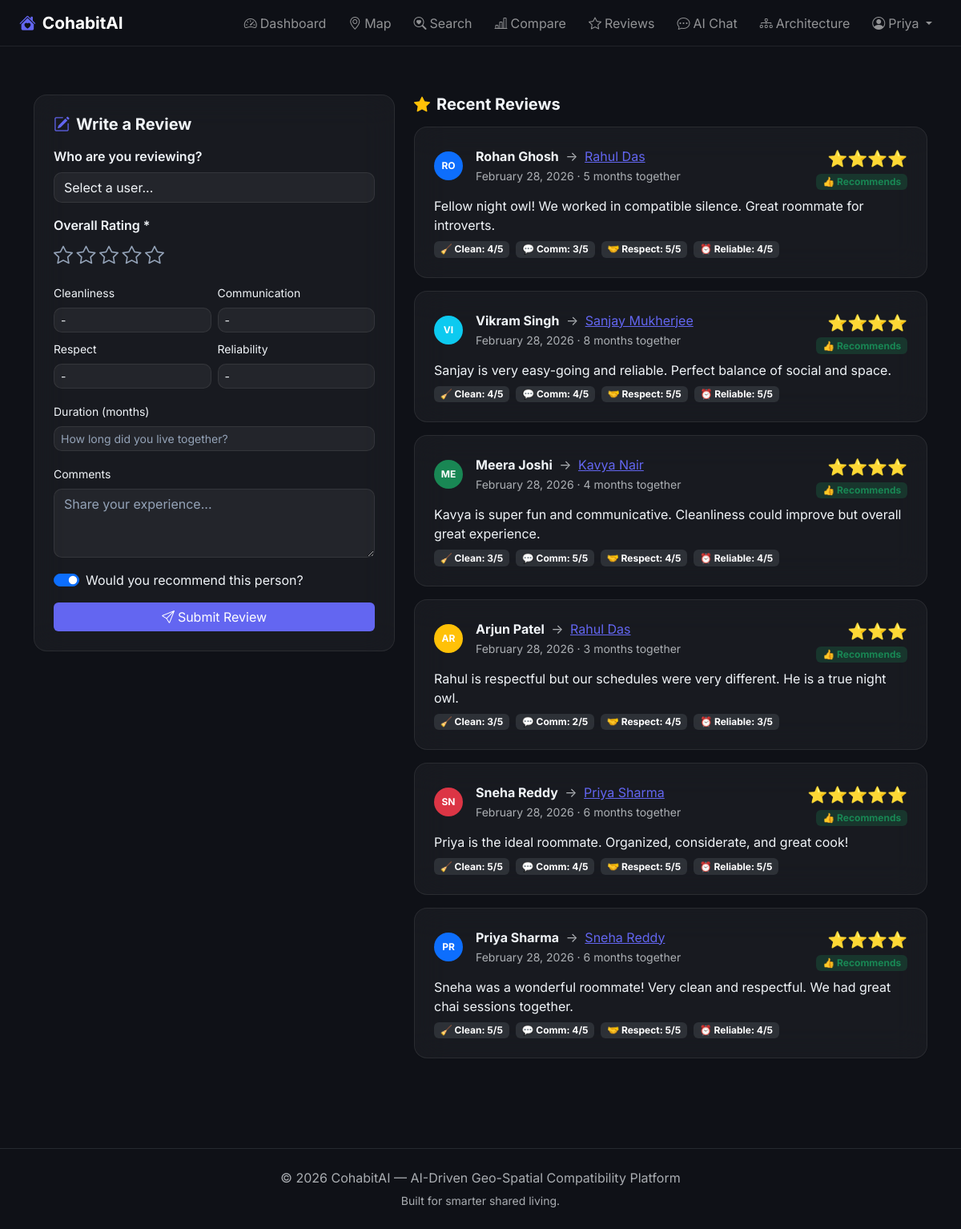
The app's page /reviews (signed in) with its own data.
### models.py (models this page shows, shortened)
class User(UserMixin, db.Model):
    __tablename__ = 'users'
    id = db.Column(db.Integer, primary_key=True)
    email = db.Column(db.String(120), unique=True, nullable=False)
    password_hash = db.Column(db.String(256), nullable=False)
    full_name = db.Column(db.String(100), nullable=False)
    age = db.Column(db.Integer, nullable=False)
    gender = db.Column(db.String(20), nullable=False)
    occupation = db.Column(db.String(50), nullable=False)  # student / working_professional / freelancer
    phone = db.Column(db.String(15), nullable=True)
    bio = db.Column(db.Text, nullable=True)
    avatar_url = db.Column(db.String(300), nullable=True)
    latitude = db.Column(db.Float, nullable=True)
    longitude = db.Column(db.Float, nullable=True)
    city = db.Column(db.String(100), nullable=True)
    locality = db.Column(db.String(200), nullable=True)
    sleep_schedule = db.Column(db.Integer, nullable=True)       # 1=Early Bird ... 5=Night Owl
    cleanliness = db.Column(db.Integer, nullable=True)          # 1-5
    noise_tolerance = db.Column(db.Integer, nullable=True)      # 1-5
    cooking_frequency = db.Column(db.Integer, nullable=True)    # 1=Never ... 5=Daily
    guest_frequency = db.Column(db.Integer, nullable=True)      # 1=Never ... 5=Very Often
    workout_habit = db.Column(db.Integer, nullable=True)        # 1=Never ... 5=Daily
    introversion_extroversion = db.Column(db.Integer, nullable=True)  # 1=Very Intro ... 5=Very Extro
    communication_style = db.Column(db.Integer, nullable=True)         # 1=Minimal ... 5=Very Open
    conflict_resolution = db.Column(db.Integer, nullable=True)         # 1=Avoidant ... 5=Confrontational
    social_battery = db.Column(db.Integer, nullable=True)              # 1=Needs lots of alone time ... 5=Always social
    budget_min = db.Column(db.Integer, nullable=True)
    budget_max = db.Column(db.Integer, nullable=True)
    smoking = db.Column(db.String(20), nullable=True)           # never / occasionally / regularly
    drinking = db.Column(db.String(20), nullable=True)          # never / occasionally / regularly
    pet_friendly = db.Column(db.Boolean, default=False)
    veg_nonveg = db.Column(db.String(20), nullable=True)        # veg / nonveg / eggetarian / vegan
    gender_preference = db.Column(db.String(20), nullable=True) # male / female / any
    preferred_move_in = db.Column(db.String(30), nullable=True) # immediate / within_month / flexible
    interests = db.Column(db.Text, nullable=True)  # JSON array of strings
    is_looking = db.Column(db.Boolean, default=True)
    profile_complete = db.Column(db.Boolean, default=False)
    created_at = db.Column(db.DateTime, default=datetime.utcnow)
    updated_at = db.Column(db.DateTime, default=datetime.utcnow, onupdate=datetime.utcnow)
    reviews_given = db.relationship('Review', foreign_keys='Review.reviewer_id', backref='reviewer', lazy='dynamic')
    reviews_received = db.relationship('Review', foreign_keys='Review.reviewed_id', backref='reviewed', lazy='dynamic')

class Review(db.Model):
    __tablename__ = 'reviews'
    id = db.Column(db.Integer, primary_key=True)
    reviewer_id = db.Column(db.Integer, db.ForeignKey('users.id'), nullable=False)
    reviewed_id = db.Column(db.Integer, db.ForeignKey('users.id'), nullable=False)
    overall_rating = db.Column(db.Float, nullable=False)       # 1-5
    cleanliness_rating = db.Column(db.Float, nullable=True)
    communication_rating = db.Column(db.Float, nullable=True)
    respect_rating = db.Column(db.Float, nullable=True)
    reliability_rating = db.Column(db.Float, nullable=True)
    comment = db.Column(db.Text, nullable=True)
    duration_months = db.Column(db.Integer, nullable=True)  # how long they lived together
    would_recommend = db.Column(db.Boolean, default=True)
    created_at = db.Column(db.DateTime, default=datetime.utcnow)

### app.py (the view)
@app.route('/reviews')
@login_required
def reviews_view():
    all_users = User.query.filter(User.id != current_user.id).all()
    reviews = Review.query.order_by(Review.created_at.desc()).limit(20).all()
    return render_template('reviews.html', all_users=all_users, reviews=reviews)

### templates/reviews.html (shortened to what this page needs)
{% extends "base.html" %}
{% block content %}
<section class="py-5" style="margin-top:70px;">
    <div class="container">
        <div class="row g-4">
            <div class="col-lg-5">
                <div class="glass-card p-4 sticky-top" style="top:90px;">
                    <h5 class="fw-bold mb-3"><i class="bi bi-pencil-square text-accent me-2"></i>Write a Review</h5>
                    <form method="POST" action="{{ url_for('submit_review') }}">
                        <div class="mb-3">
                            <label class="form-label fw-semibold">Who are you reviewing?</label>
                            <select name="reviewed_id" class="form-select glass-input" required>
                                <option value="">Select a user...</option>
                            </select>
                        </div>
                        <div class="mb-3">
                            <label class="form-label fw-semibold">Overall Rating *</label>
                            <div class="star-rating" id="overallStars">
                                {% for i in range(1, 6) %}
                                <i class="bi bi-star star-btn fs-4" data-value="{{ i }}" onclick="setRating('overall', {{ i }})"></i>
                                {% endfor %}
                            </div>
                        </div>
                        <div class="row g-2 mb-3">
                            <div class="col-6">
                                <label class="form-label small">Cleanliness</label>
                                <select name="cleanliness_rating" class="form-select glass-input form-select-sm">
                                    <option value="">-</option>
                                </select>
                            </div>
                            <div class="col-6">
                                <label class="form-label small">Communication</label>
                                <select name="communication_rating" class="form-select glass-input form-select-sm">
                                    <option value="">-</option>
                                </select>
                            </div>
                            <div class="col-6">
                                <label class="form-label small">Respect</label>
                                <select name="respect_rating" class="form-select glass-input form-select-sm">
                                    <option value="">-</option>
                                </select>
                            </div>
                            <div class="col-6">
                                <label class="form-label small">Reliability</label>
                                <select name="reliability_rating" class="form-select glass-input form-select-sm">
                                    <option value="">-</option>
                                </select>
                            </div>
                        </div>
                        <div class="mb-3">
                            <label class="form-label small">Duration (months)</label>
                            <input type="number" name="duration_months" class="form-control glass-input form-control-sm" min="1" placeholder="How long did you live together?">
                        </div>
                        <div class="mb-3">
                            <label class="form-label small">Comments</label>
                            <textarea name="comment" class="form-control glass-input" rows="3" placeholder="Share your experience..."></textarea>
                        </div>
                        <div class="mb-3 form-check form-switch">
                            <input class="form-check-input" type="checkbox" name="would_recommend" checked>
                            <label class="form-check-label">Would you recommend this person?</label>
                        </div>
                        <button type="submit" class="btn btn-accent w-100">
                            <i class="bi bi-send me-1"></i>Submit Review
                        </button>
                    </form>
                </div>
            </div>
            <div class="col-lg-7">
                <h5 class="fw-bold mb-3"><i class="bi bi-star-fill text-warning me-2"></i>Recent Reviews</h5>
                {% if reviews %}
                {% for review in reviews %}
                <div class="glass-card p-4 mb-3">
                    <div class="d-flex justify-content-between align-items-start mb-2">
                        <div class="d-flex align-items-center gap-3">
                            <div class="avatar-circle-sm bg-{{ ['primary','info','success','warning','danger'][loop.index0 % 5] }}">
                                {{ review.reviewer.full_name[:2]|upper }}
                            </div>
                            <div>
                                <strong>{{ review.reviewer.full_name }}</strong>
                                <span class="text-muted mx-1">→</span>
                                <a href="{{ url_for('profile_view', user_id=review.reviewed_id) }}" class="text-accent">{{ review.reviewed.full_name }}</a>
                                <br><small class="text-muted">{{ review.created_at.strftime('%B %d, %Y') }}{% if review.duration_months %} · {{ review.duration_months }} months together{% endif %}</small>
                            </div>
                        </div>
                        <div class="text-end">
                            <span class="text-warning fs-5">
                                {% for i in range(review.overall_rating|int) %}⭐{% endfor %}
                            </span>
                            {% if review.would_recommend %}
                            <br><span class="badge bg-success bg-opacity-25 text-success small">👍 Recommends</span>
                            {% endif %}
                        </div>
                    </div>
                    {% if review.comment %}
                    <p class="mb-2">{{ review.comment }}</p>
                    {% endif %}
                    <div class="d-flex flex-wrap gap-2">
                        {% if review.cleanliness_rating %}
                        <span class="badge bg-secondary bg-opacity-25">🧹 Clean: {{ review.cleanliness_rating|int }}/5</span>
                        {% endif %}
                        {% if review.communication_rating %}
                        <span class="badge bg-secondary bg-opacity-25">💬 Comm: {{ review.communication_rating|int }}/5</span>
                        {% endif %}
                        {% if review.respect_rating %}
                        <span class="badge bg-secondary bg-opacity-25">🤝 Respect: {{ review.respect_rating|int }}/5</span>
                        {% endif %}
                        {% if review.reliability_rating %}
                        <span class="badge bg-secondary bg-opacity-25">⏰ Reliable: {{ review.reliability_rating|int }}/5</span>
                        {% endif %}
                    </div>
                </div>
                {% endfor %}
                {% else %}
                <div class="glass-card p-5 text-center">
                    <i class="bi bi-star display-1 text-muted"></i>
                    <h5 class="mt-3">No reviews yet</h5>
                    <p class="text-muted">Be the first to write a review!</p>
                </div>
                {% endif %}
            </div>
        </div>
    </div>
</section>
{% endblock %}

### templates/base.html (shortened to what this page needs)
<!DOCTYPE html>
<html lang="en" data-bs-theme="dark">
<head>
    <link href="https://cdn.jsdelivr.net/npm/bootstrap@5.3.2/dist/css/bootstrap.min.css" rel="stylesheet">
    <link href="https://cdn.jsdelivr.net/npm/bootstrap-icons@1.11.2/font/bootstrap-icons.css" rel="stylesheet">
    <link rel="stylesheet" href="https://unpkg.com/leaflet@1.9.4/dist/leaflet.css" />
    <link rel="stylesheet" href="{{ url_for('static', filename='css/style.css') }}">
</head>
<body>
    <nav class="navbar navbar-expand-lg navbar-dark fixed-top glass-nav">
        <div class="container-fluid px-4">
            <a class="navbar-brand fw-bold" href="{{ url_for('index') }}">
                <i class="bi bi-house-heart-fill me-2 text-accent"></i>CohabitAI
            </a>
            <div class="collapse navbar-collapse" id="navbarNav">
                <ul class="navbar-nav ms-auto align-items-center gap-1">
                    {% if current_user.is_authenticated %}
                    <li class="nav-item">
                        <a class="nav-link" href="{{ url_for('dashboard') }}">
                            <i class="bi bi-speedometer2 me-1"></i>Dashboard
                        </a>
                    </li>
                    <li class="nav-item">
                        <a class="nav-link" href="{{ url_for('map_view') }}">
                            <i class="bi bi-geo-alt me-1"></i>Map
                        </a>
                    </li>
                    <li class="nav-item">
                        <a class="nav-link" href="{{ url_for('search_view') }}">
                            <i class="bi bi-search-heart me-1"></i>Search
                        </a>
                    </li>
                    <li class="nav-item">
                        <a class="nav-link" href="{{ url_for('compare_view') }}">
                            <i class="bi bi-bar-chart-line me-1"></i>Compare
                        </a>
                    </li>
                    <li class="nav-item">
                        <a class="nav-link" href="{{ url_for('reviews_view') }}">
                            <i class="bi bi-star me-1"></i>Reviews
                        </a>
                    </li>
                    <li class="nav-item">
                        <a class="nav-link" href="{{ url_for('chatbot_view') }}">
                            <i class="bi bi-chat-dots me-1"></i>AI Chat
                        </a>
                    </li>
                    <li class="nav-item">
                        <a class="nav-link" href="{{ url_for('architecture') }}">
                            <i class="bi bi-diagram-3 me-1"></i>Architecture
                        </a>
                    </li>
                    <li class="nav-item dropdown">
                        <a class="nav-link dropdown-toggle" href="#" role="button" data-bs-toggle="dropdown">
                            <i class="bi bi-person-circle me-1"></i>{{ current_user.full_name.split()[0] }}
                        </a>
                    </li>
                    {% endif %}
                </ul>
            </div>
        </div>
    </nav>
    <main>
        {% block content %}{% endblock %}
    </main>
    <footer class="text-center py-4 mt-5 border-top border-secondary border-opacity-25">
        <div class="container">
            <p class="text-muted mb-1">&copy; 2026 CohabitAI &mdash; AI-Driven Geo-Spatial Compatibility Platform</p>
            <small class="text-muted">Built for smarter shared living.</small>
        </div>
    </footer>
</body>
</html>

### records on screen
User: full_name "Priya"
Review: reviewer "RO", reviewer.full_name "Rohan Ghosh", reviewed.full_name "Rahul Das", created_at "February 28, 2026", duration_months "5", would_recommend "👍 Recommends", comment "Fellow night owl! We worked in compatible silence. Great roommate for introverts.", cleanliness_rating "4", communication_rating "3", respect_rating "5", reliability_rating "4"
Review: reviewer "VI", reviewer.full_name "Vikram Singh", reviewed.full_name "Sanjay Mukherjee", created_at "February 28, 2026", duration_months "8", would_recommend "👍 Recommends", comment "Sanjay is very easy-going and reliable. Perfect balance of social and space.", cleanliness_rating "4", communication_rating "4", respect_rating "5", reliability_rating "5"
Review: reviewer "ME", reviewer.full_name "Meera Joshi", reviewed.full_name "Kavya Nair", created_at "February 28, 2026", duration_months "4", would_recommend "👍 Recommends", comment "Kavya is super fun and communicative. Cleanliness could improve but overall great experience.", cleanliness_rating "3", communication_rating "5", respect_rating "4", reliability_rating "4"
Review: reviewer "AR", reviewer.full_name "Arjun Patel", reviewed.full_name "Rahul Das", created_at "February 28, 2026", duration_months "3", would_recommend "👍 Recommends", comment "Rahul is respectful but our schedules were very different. He is a true night owl.", cleanliness_rating "3", communication_rating "2", respect_rating "4", reliability_rating "3"
Review: reviewer "SN", reviewer.full_name "Sneha Reddy", reviewed.full_name "Priya Sharma", created_at "February 28, 2026", duration_months "6", would_recommend "👍 Recommends", comment "Priya is the ideal roommate. Organized, considerate, and great cook!", cleanliness_rating "5", communication_rating "4", respect_rating "5", reliability_rating "5"
Review: reviewer "PR", reviewer.full_name "Priya Sharma", reviewed.full_name "Sneha Reddy", created_at "February 28, 2026", duration_months "6", would_recommend "👍 Recommends", comment "Sneha was a wonderful roommate! Very clean and respectful. We had great chai sessions together.", cleanliness_rating "5", communication_rating "4", respect_rating "5", reliability_rating "4"
